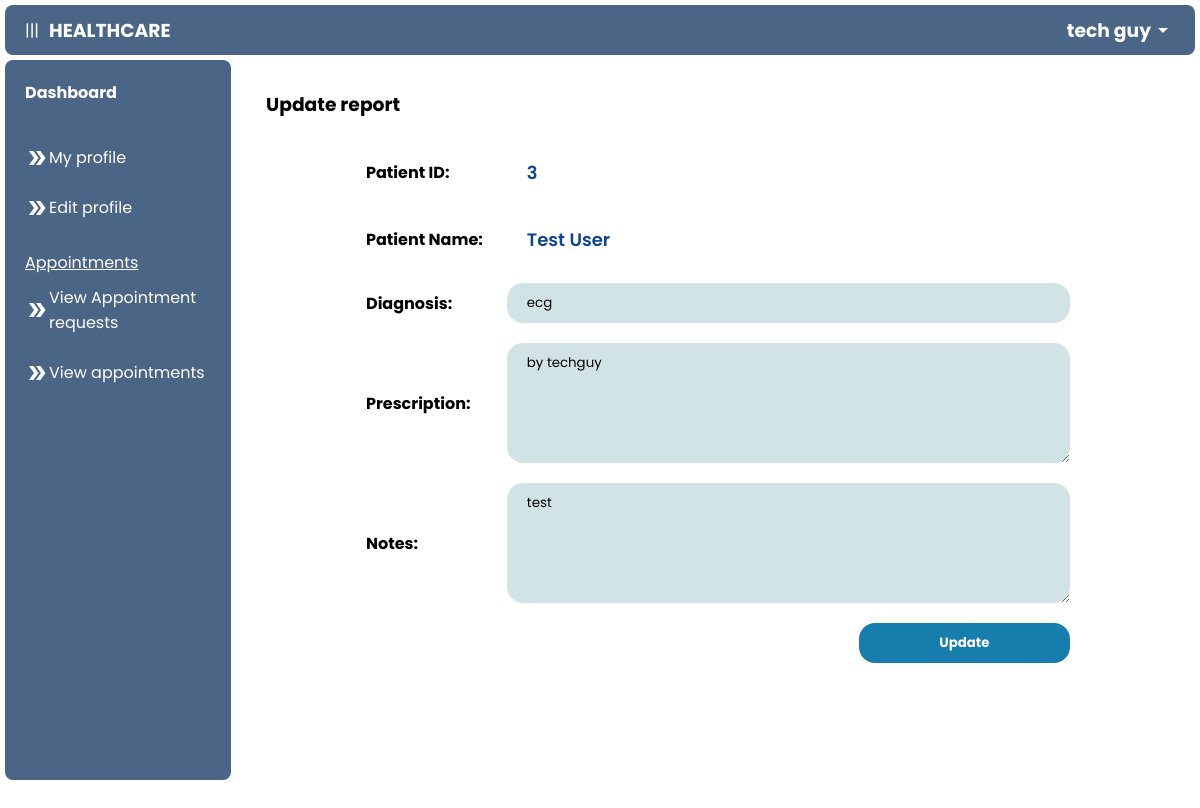
/technician/update_report.php?a_id=13 (signed in), run on the app's committed database.
### tables this page shows
CREATE TABLE `technician` (
  `t_id` int(100) NOT NULL,
  `name` varchar(255) NOT NULL,
  `email` varchar(255) NOT NULL,
  `password` varchar(255) NOT NULL,
  `created_date` datetime NOT NULL DEFAULT CURRENT_TIMESTAMP
);

CREATE TABLE `appointments` (
  `a_id` int(100) NOT NULL,
  `p_id` int(100) NOT NULL,
  `assigned_to_id` int(100) NOT NULL,
  `department` varchar(255) NOT NULL,
  `value` varchar(255) NOT NULL,
  `date` date NOT NULL,
  `start_time` int(25) NOT NULL,
  `note` varchar(255) DEFAULT NULL
);

CREATE TABLE `report` (
  `report_id` int(100) NOT NULL,
  `p_id` int(100) DEFAULT NULL,
  `d_id` int(100) DEFAULT NULL,
  `value` varchar(255) DEFAULT NULL,
  `diagnosis` varchar(255) DEFAULT NULL,
  `prescription` longtext,
  `notes` longtext,
  `appointment_date` date NOT NULL,
  `report_date` datetime NOT NULL DEFAULT CURRENT_TIMESTAMP
);

CREATE TABLE `patient` (
  `p_id` int(11) NOT NULL,
  `name` varchar(255) NOT NULL,
  `email` varchar(255) NOT NULL,
  `password` varchar(255) NOT NULL,
  `address` varchar(255) NOT NULL,
  `age` int(100) NOT NULL,
  `gender` enum('male','female','other') NOT NULL,
  `reg_date` datetime NOT NULL DEFAULT CURRENT_TIMESTAMP
);

### technician/update_report.php (the view, shortened to what this page needs)
<?php
include ("../connect.php");
?>
<!DOCTYPE html>
<html lang="en">
<head>
    <link rel="stylesheet" href="../css/add.css">
</head>
<body>
<?php include ('navigation.php'); ?>
        <main>
        <h3 style="margin-bottom: 30px;">Update report</h3>
        <?php
        $a_id = $_GET["a_id"];
        $result2 = mysqli_query($con, "SELECT * FROM ((appointments INNER JOIN patient ON appointments.p_id = patient.p_id) INNER JOIN report ON appointments.date = report.appointment_date) WHERE appointments.a_id=$a_id ");
        while ($row2 = mysqli_fetch_array($result2)) {
        $report_id = $row2["report_id"];
        $p_id = $row2["p_id"];
        ?>
        <form action="update_report1.php?report_id=<?php echo $report_id; ?>" method="POST" style="margin-bottom: 50px;">
            <div class="input-row">
                    <h4>Patient ID:</h4>
                    <input type="text" name="p_id" value="<?php echo $p_id ?>" disabled>
                </div>
                <div class="input-row">
                    <h4>Patient Name:</h4>
                    <input type="text" name="p_name" value="<?php echo $row2["name"]; ?>" disabled>
                </div>
                <div class="input-row">
                    <h4>Diagnosis:</h4>
                    <input type="text" name="diagnosis" value="<?php echo $row2["diagnosis"]; ?>">
                </div>
                <div class="input-row">
                    <h4>Prescription:</h4>
                    <textarea name="prescription" cols="30" rows="5"><?php echo $row2["prescription"]; ?></textarea>
                </div>
                <div class="input-row">
                    <h4>Notes:</h4>
                    <textarea name="notes" cols="30" rows="5"><?php echo $row2["notes"]; ?></textarea>
                </div>
                <div class="input-row">
                    <input type="submit" value="Update" style="background-color: rgb(23, 125, 172);color:white; font-weight:700; width:30%;">
                </div>
            </form>
<?php } ?>
        </main>
    </div>
</body>
</html>

### technician/navigation.php (shortened to what this page needs)
<?php
include('../connect.php');
$email = $_SESSION['email'];
$sql = mysqli_query($con, "SELECT * FROM technician WHERE email = '$email'");
$row = mysqli_fetch_array($sql);
$name = $row["name"];
?>
<link rel="stylesheet" href="../css/nav.css">
<header>
    <div class="head">
        <div id="nav_button" onclick="nav_button()">|||</div>
        <h3>HEALTHCARE</h3>
    </div>
    <div class="dropdown">
        <div class="user">
            <h3><?php echo $name; ?></h3>
            <span class="material-icons">
            </span>
        </div>
    </div>
</header>
<div class="container">
    <nav id="nav">
        <div class="nav-content">
            <a href="./dashboard.php">
                <h4>Dashboard</h4>
            </a>
        </div>
        <div class="nav-content">
            <u>
                <p></p>
            </u>
            <a href="./my_profile.php?id=<?php echo $row["t_id"]; ?>"><span class="material-icons">
                </span>My profile</a><br>
            <a href="./edit_profile.php?id=<?php echo $row["t_id"]; ?>"><span class="material-icons">
                </span>Edit profile</a>
        </div>
        <div class="nav-content active">
            <u>
                <p>Appointments</p>
            </u>
            <a href="./view_request.php"><span class="material-icons">
                </span>View Appointment requests</a><br>
            <a href="./view_appointments.php"><span class="material-icons">
                </span>View appointments</a>
        </div>
    </nav>

### css/add.css (style rules this page uses)
.input-row { margin: 20px 100px; display: flex; align-items: center; justify-content: space-between; }
.input-row input, .input-row textarea, .input-row select { padding: 10px 20px; width: 80%; background-color: rgba(95, 158, 160, 0.288); border: none; border-radius: 1rem; }
.input-row input:disabled { background-color: transparent; color: rgb(16, 68, 145); font-weight: 600; font-size: 18px; }
main { overflow: auto; }

### css/nav.css (style rules this page uses)
* { padding: 0; margin: 0; box-sizing: border-box; font-family: 'Poppins', sans-serif; }
body { overflow: hidden; height: 100vh; }
a { text-decoration: none; color: black; }
header { display: flex; align-items: center; justify-content: space-between; width: 100%-5px; height: 50px; padding:0 20px; background-color: #4B6587; color: #ffffff; border-radius: 0.5rem; margin: 5px; }
.dropdown { position: relative; display: inline-block; }
header .user, .head { display: flex; align-items: center; cursor: pointer; }
.head { gap: 10px; }
.container { display: flex; height: 100%; }
nav { flex: 1; background-color: #4B6587; width: 100%; height: 90%; margin: 5px; margin-top: 0; color: white; border-radius: 0.5rem; overflow: auto; display: block; transition: 0.5s ease-in-out; }
.nav-content { margin: 20px 0; padding: 0 20px; }
.nav-content a { display: flex; align-items: center; text-decoration: none; color: white; font-size: 16px; }
.nav-content p { padding: 10px 0; }
main { flex: 4; width: 100%; padding: 30px; }

### data on the page
technician: name "tech guy"
appointments: p_id "3", p_name "Test User", diagnosis "ecg", prescription "by techguy", notes "test"
